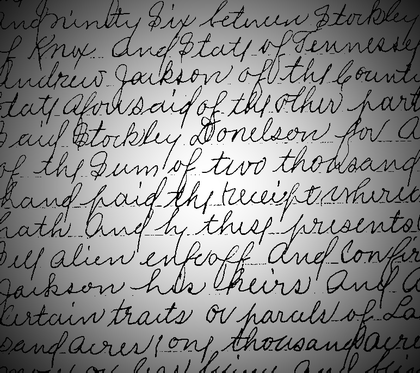
%> input picture Lab5/tekstReczny.png, 420 x 373 px, shrunk from 772 x 686 before the run
$ octave zadaniedomoweMikolajOgarek.m   (GNU Octave 9; MATLAB toolbox functions it lacks are replaced by stand-ins)
%> lines starting %> are read from the running program, lines starting %| are printed output that depends on the picture; in (x1, y1, x2, y2) boxes, pixels count from 0 and x2, y2 are one past the last pixel; in counts of white or black regions, pixels touching at a corner belong together; the program's own positions count from 1
% Mikołaj Ogarek
% Zadanie domowe Lab 5

close all;
clearvars;
clc;

tekstReczny = imread('tekstReczny.png');
%> tekstReczny is the input picture: size 373x420x3 uint8; min 0, max 255, mean 136.7

% Show Image
figure(1);
imshow(tekstReczny);

% Show histogram
figure(2);
imhist(tekstReczny);
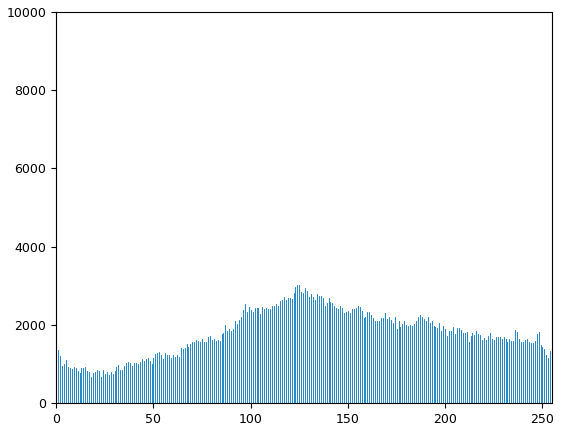
%> figure redrawn from the program's plot data; highest point at x = 0, y = 9564

% Otsu
thr = otsuthresh(imhist(tekstReczny, 255));
%> thr = 0.535
Binar(3, tekstReczny, thr*255);
%> in Binar, `binaryImage = im2bw(img, i/255);`:
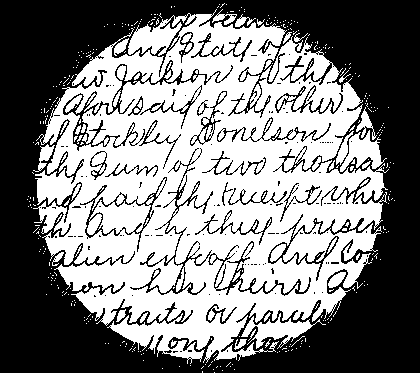
%> binaryImage: size 373x420 logical; 50.3% white; 135 black regions (114 under 20 px), largest, box (x1, y1, x2, y2) and area: (0, 0, 420, 373) 69801, (130, 148, 311, 296) 1888, (63, 60, 233, 151) 1489
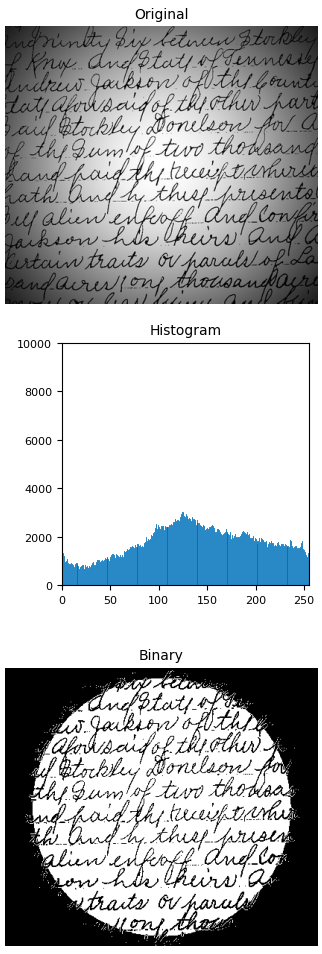
%> figure redrawn from the program's plot data, 3 panels

% Manual
Binar(4,tekstReczny,0);
%> call 2 of Binar, with numberFigure = 4, i = 0
%> in Binar (call 2), `binaryImage = im2bw(img, i/255);`:
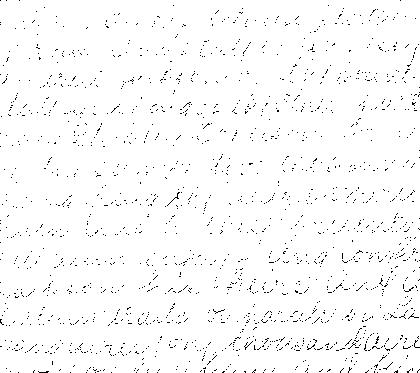
%> binaryImage: size 373x420 logical; 98% white; black in thin lines or dots
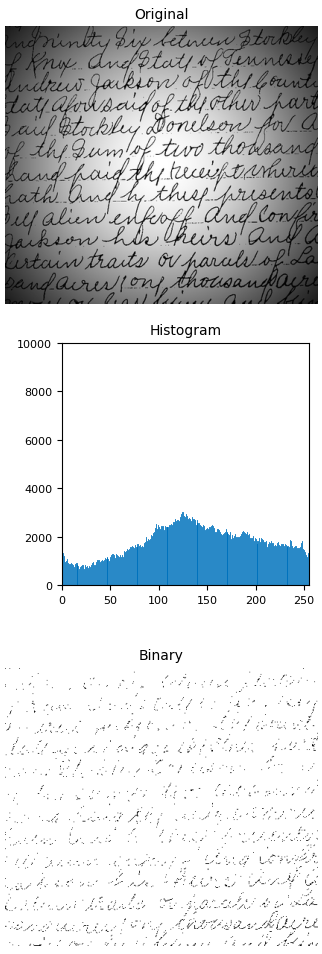
%> figure redrawn from the program's plot data, 3 panels

% Moving average method
[width, height] = size(tekstReczny);
%> width = 373; height = 1260
n= 20;
a= 0.5;
Q = zeros(1, n);

k = 1;
avg = 0;
for x = 1:width
    for y = 1:height

        k_last = mod(k, 20) + 1;
        avg = avg / n;

        k = mod(k, 20) + 1;


        T = a * avg;
        if tekstReczny(x,y) > T,
            tekstReczny(x,y) = 255;
        else
            tekstReczny(x,y) = 0;
        end
    end
end
%> tekstReczny: size 373x420x3 uint8; 98% white; black in thin lines or dots
%> after the loop, avg = 0; k = 1

figure(5);
imshow(tekstReczny);


function Binar(numberFigure, img, i)

binaryImage = im2bw(img, i/255);
figure(numberFigure);

subplot(3,1,1);
imshow(img);
title('Original');
subplot(3,1,2);
imhist(img, 256);
title('Histogram');
subplot(3,1,3);
imshow(binaryImage);
title('Binary');

end
